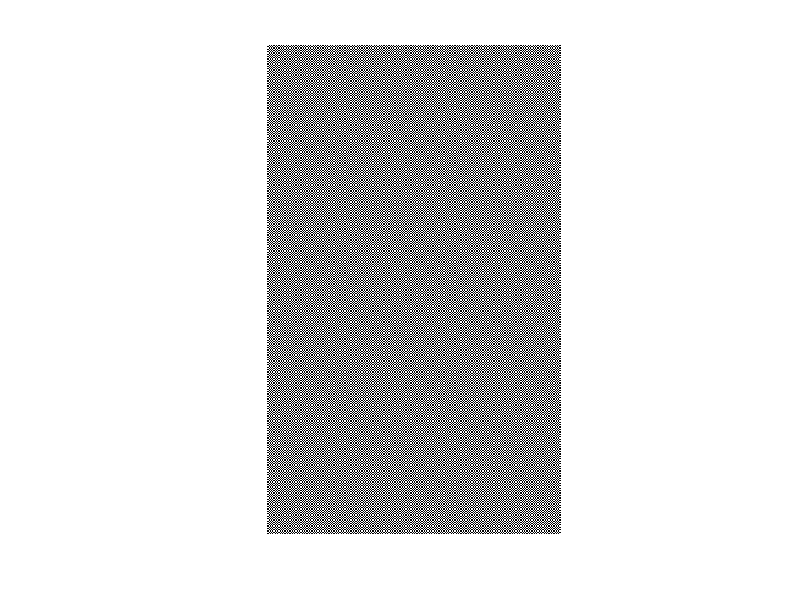

Here is the MATLAB script that generated this plot:
%script which creates black and white checkerboard with specified image size and checker
%size in pixels. The checkerboard image can then be shifted/displaced to
%form new unique checkerboards

checkerfold = 'C:\Users\Christopher\Documents\NatSci\Year 4\Project\MATLAB\Checkerboards\';

width = 800;
height = 480;
pxGrd = 2;  % only  nice, even checker sizes will give uniform grids

blank = zeros(width, height);

original = blank;

motif = zeros(pxGrd * 2, pxGrd * 2); 

% create our motif to repeat which will repeat throughout the periodic lattice
for i = 1:pxGrd
    
    for j = 1:pxGrd
        
        motif(i,j) = 255;
        motif(i+pxGrd,j+pxGrd) = 255;
        
    end
    
end


% changes each periodic block to the motif
for i = 1: width / (2 * pxGrd)
    
    for j = 1:height / (2 * pxGrd)
        
        posw = (i-1) * pxGrd * 2 + 1;
        posh = (j-1) * pxGrd * 2 + 1;
        original(posw : posw + 2 * pxGrd - 1, posh : posh + 2 * pxGrd - 1) = motif;
        
    end
    
end


shiftw = 0; % shift in x direction
shifth = 0; % shift in y direction


shifted = blank;

% creates displaced checkerboard image, iterates through unshifted image
% and assigns each pixel at a set displacement to the shifted image
for i = 1:width
    
    for j = 1:height
        
        posw = i + shiftw;
        posh = j + shifth;
        
        if(i+shiftw > width)
            
            posw =  mod(i+shiftw, width); % accounts for going out of bounds of image width 
            
        end
        
        if(j + shifth > height)
            
            posh = mod(j + shifth, height) ; % accounts for going out of bounds of image height
            
        end
        
        shifted(posw, posh) = original(i,j); 
        
    end
    
end

% save and show checkerboard
imwrite(shifted, strcat(checkerfold, "8w3h1.png"));
imshow(shifted);
